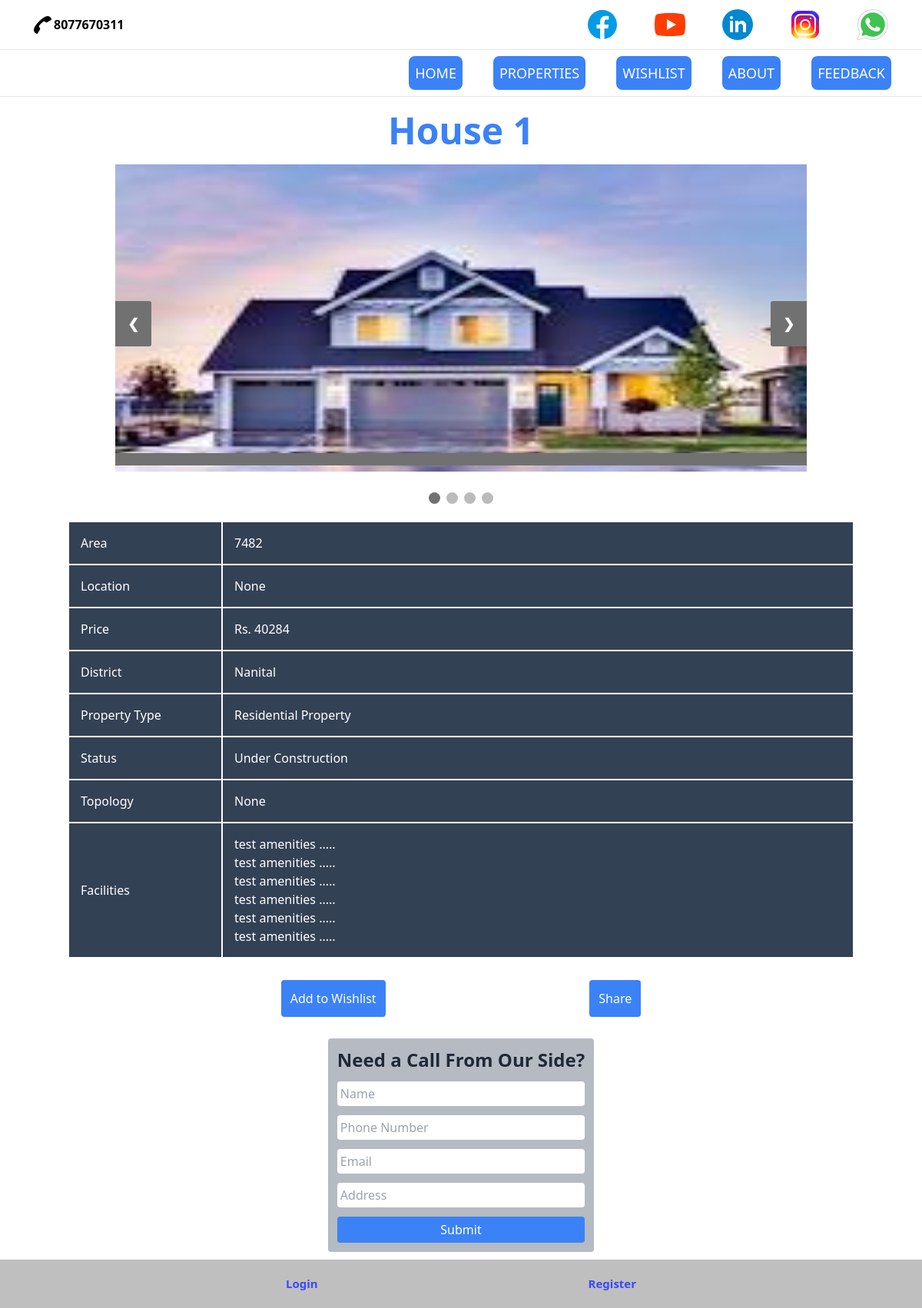
The app's page /property?id=1 with its own data.
### mainapp/models.py (models this page shows, shortened)
class properties_detail(models.Model):
    name = models.CharField(max_length=255, blank=True, null=True)
    description = models.TextField(null=True, blank=True)
    poster = models.ImageField(upload_to=property_poster_path, null=True, blank=True)
    location = models.CharField(max_length=255, blank=True, null=True)
    status = models.CharField(max_length=255,choices=status_choices, blank=True, default="Ready to Move", null=True)
    price = models.CharField(max_length=255, null=True, blank=True)
    price_from = models.CharField(max_length=255, null=True, blank=True)
    price_to = models.CharField(max_length=255, null=True, blank=True)
    area = models.CharField(max_length=255, blank=True, null=True)
    district = models.CharField(max_length=255,choices=district_choices, blank=True, null=True)
    pin_code = models.CharField(max_length=255, blank=True, null=True)
    other_facilities = models.TextField(blank=True, null=True)
    residential_property = models.BooleanField(default=False)
    residential_property_type = models.CharField(max_length=255,choices=residential_property_type_choices, blank=True, null=True)
    commercial_property = models.BooleanField(default=False)
    commercial_property_type = models.CharField(max_length=255,choices=commercial_property_type_choices, blank=True, null=True)
    our_property = models.BooleanField(default=True)
    out_property_type = models.CharField(max_length=255, blank=True, null=True)
    featured_property = models.BooleanField(default=False)
    numbered_property = models.BooleanField(default=False)
    property_number = models.IntegerField(null=True, blank=True, unique=True)
    bathroom = models.CharField(max_length=255, blank=True, null=True)
    kitchen = models.CharField(max_length=255, blank=True, null=True)
    bedroom = models.CharField(max_length=255, blank=True, null=True)
    owner_name = models.CharField(max_length=255, blank=True, null=True)
    owner_address = models.CharField(max_length=255, blank=True, null=True)
    owner_phone = models.CharField(max_length=255, blank=True, null=True)
    owner_discription = models.CharField(max_length=1000, blank=True, null=True)
    owner_discription = models.CharField(max_length=1000, blank=True, null=True)

class properties_image(models.Model):
    pd = models.ForeignKey(properties_detail, related_name='properties_img', on_delete=models.CASCADE)
    image = models.ImageField(upload_to=property_images_path, blank=True)
    img_caption = models.CharField(max_length=255, blank=True)

### mainapp/views.py (the view, shortened to what this page needs)
# urls.py: path('property', views.property, name='property'),
def property(request):
    context = {}
    property_id = request.GET.get('id')
    properties = properties_detail.objects.get(id=property_id)
    properties_img = properties.properties_img.all()
    user_form = intrested_user_form()
    context["user_form"] = user_form
    context["title"] = properties.name
    context["properties_images"] = properties_img
    context["properties_detail"] = properties
    context['amenities'] = properties.other_facilities.split('\n')
    return render(request, 'mainapp/property.html', context)

### mainapp/forms.py
class intrested_user_form(forms.ModelForm):
    class Meta:
        model = intrested_user
        exclude = ['pd']

### mainapp/templates/mainapp/property.html (shortened to what this page needs)
{% extends 'base.html' %}
{% block content %}
<h1 class="text-5xl text-blue-500 text-center my-5 font-bold">{{properties_detail.name}}</h1>
<div class="container mx-auto">
    <div style="display: flex; justify-content:space-evenly">
        <div class="image-slider" style="width: 900px;">
            <div class="slideshow-container">
                {% for i in properties_images %}
                <div class="mySlides fade slider-image" style="width: 100%; overflow: hidden; align-items: center;">
                    <img src="{{i.image.url}}" style="width:100%; height: 100%;">
                    <div class="text">{{i.img_caption}}</div>
                </div>
                {% endfor %}
                <a class="prev" onclick="plusSlides(-1)">&#10094;</a>
                <a class="next" onclick="plusSlides(1)">&#10095;</a>
            </div>
            <br>
            <div style="text-align:center" id="images-dot">
                {% for i in properties_images %}
                <span class="dot"></span>
                {% endfor %}
            </div>
        </div>
    </div>
    <div class="properties-details  text-white my-4 flex justify-center">
        <table class="rounded bg-slate-700" style="width: 100%;">
            <tbody>
                <tr>
                    <td style="width:200px">Area </td>
                    <td>{{properties_detail.area}}</td>
                </tr>
                <tr>
                    <td>Location </td>
                    <td>{{properties_detail.location}}</td>
                </tr>
                <tr>
                    <td>Price </td>
                    <td>Rs. {% if properties_detail.price == NULL %}{{properties_detail.price_from}} - {{properties_detail.price_to}}{% else %}{{properties_detail.price}}{% endif %}
                    </td>
                </tr>
                <tr>
                    <td>District </td>
                    <td>{{properties_detail.district}}</td>
                </tr>
                <tr>
                    <td>Property Type</td>
                    <td>{% if properties_detail.commercial_property %}Commercial Property {% else %} {% if properties_detail.residential_property %} Residential Property {% endif %}{% endif %}</td>
                </tr>
                <tr>
                    <td>Status</td>
                    <td>{{properties_detail.status}}</td>
                </tr>
                <tr>
                    <td>Topology</td>
                    <td>{% if properties_detail.commercial_property %}{{properties_detail.commercial_property_type}} {% else %} {% if properties_detail.residential_property %} {{properties_detail.residential_property_type}}{% endif %}{% endif %}</td>
                </tr>
                <tr>
                    <td>Facilities </td>
                    <td>{% for i in amenities %}{{i}}<br> {% endfor %}</td>
                </tr>
            </tbody>
        </table>
    </div>
    <div class="property-function p-3 mb-4 flex justify-evenly">
        {% if property_wishlisted %}
        <div class="bg-blue-500 text-white p-3 rounded hover:bg-gray-700">Already Wishlisted</div>
        {% else %}
        <form action="" method="post">
            <input type="submit" value="Add to Wishlist" class="bg-blue-500 text-white p-3 rounded hover:bg-blue-700"></form>
        {% endif %}
        <button class="bg-blue-500 text-white p-3 rounded hover:bg-blue-700" id="share-btn">Share</button>
    </div>
    <div class="mobile-intrested bg-gray-400 bg-opacity-75 w-fit p-3 rounded mx-auto" style="height: fit-content;">
        <span class="text-2xl text-gray-800 font-semibold">Need a Call From Our Side?</span>
        <form method="post" class="flex flex-col space-y-3">
            <input type="text" name="name" placeholder="Name" class="p-1 rounded">
            <input type="tel" name="phone_no" placeholder="Phone Number" class="p-1 rounded">
            <input type="text" name="email" placeholder="Email" class="p-1 rounded">
            <input type="text" name="address" placeholder="Address" class="p-1 rounded">
            <input type="submit" style="padding: 5px;" class="bg-blue-500 text-white rounded hover:bg-blue-700">
        </form>
    </div>
</div>
{% endblock %}

### static/css/index.css (style rules this page uses)
*,:before,:after { box-sizing:border-box;border-width:0;border-style:solid;border-color:#e5e7eb }
:before,:after { --tw-content: "" }
html { line-height:1.5;-webkit-text-size-adjust:100%;-moz-tab-size:4;-o-tab-size:4;tab-size:4;font-family:ui-sans-serif,system-ui,-apple-system,BlinkMacSystemFont,Segoe UI,Roboto,Helvetica Neue,Arial,Noto Sans,sans-serif,"Apple Color Emoji","Segoe UI Emoji",Segoe UI Symbol,"Noto Color Emoji" }
body { margin:0;line-height:inherit }
h1,h2,h3,h4,h5,h6 { font-size:inherit;font-weight:inherit }
a { color:inherit;text-decoration:inherit }
table { text-indent:0;border-color:inherit;border-collapse:collapse }
button,input,optgroup,select,textarea { font-family:inherit;font-size:100%;font-weight:inherit;line-height:inherit;color:inherit;margin:0;padding:0 }
button,select { text-transform:none }
button,[type=button],[type=reset],[type=submit] { -webkit-appearance:button;background-color:transparent;background-image:none }
blockquote,dl,dd,h1,h2,h3,h4,h5,h6,hr,figure,p,pre { margin:0 }
input::placeholder,textarea::placeholder { opacity:1;color:#9ca3af }
button,[role=button] { cursor:pointer }
img,svg,video,canvas,audio,iframe,embed,object { display:block;vertical-align:middle }
img,video { max-width:100%;height:auto }
*,:before,:after { --tw-border-spacing-x: 0;--tw-border-spacing-y: 0;--tw-translate-x: 0;--tw-translate-y: 0;--tw-rotate: 0;--tw-skew-x: 0;--tw-skew-y: 0;--tw-scale-x: 1;--tw-scale-y: 1;--tw-pan-x: ;--tw-pan-y: ;--tw-pinch-zoom: ;--tw-scroll-snap-strictness: proximity;--tw-ordinal: ;--tw-slashed-zero: ;--tw-numeric-figure: ;--tw-numeric-spacing: ;--tw-numeric-fraction: ;--tw-ring-inset: ;--tw-ring-offset-width: 0px;--tw-ring-offset-color: #fff;--tw-ring-color: rgb(59 130 246 / .5);--tw-ring-offset-shadow: 0 0 #0000;--tw-ring-shadow: 0 0 #0000;--tw-shadow: 0 0 #0000;--tw-shadow-colored: 0 0 #0000;--tw-blur: ;--tw-brightness: ;--tw-contrast: ;--tw-grayscale: ;--tw-hue-rotate: ;--tw-invert: ;--tw-saturate: ;--tw-sepia: ;--tw-drop-shadow: ;--tw-backdrop-blur: ;--tw-backdrop-brightness: ;--tw-backdrop-contrast: ;--tw-backdrop-grayscale: ;--tw-backdrop-hue-rotate: ;--tw-backdrop-invert: ;--tw-backdrop-opacity: ;--tw-backdrop-saturate: ;--tw-backdrop-sepia: }
.my-5 { margin-top:1.25rem;margin-bottom:1.25rem }
.mx-auto { margin-left:auto;margin-right:auto }
.flex { display:flex }
.flex-col { flex-direction:column }
.justify-center { justify-content:center }
.justify-evenly { justify-content:space-evenly }
.bg-blue-500 { --tw-bg-opacity: 1;background-color:rgb(59 130 246 / var(--tw-bg-opacity)) }
.p-1 { padding:.25rem }
.p-3 { padding:.75rem }
.text-center { text-align:center }
.text-2xl { font-size:1.5rem;line-height:2rem }
.text-5xl { font-size:3rem;line-height:1 }
.font-bold { font-weight:700 }
.text-white { --tw-text-opacity: 1;color:rgb(255 255 255 / var(--tw-text-opacity)) }
* { transition: all .1s ease-in; }
.container { width:100% }
@media (min-width: 640px) { .container { max-width:640px } }
@media (min-width: 768px) { .container { max-width:768px } }
@media (min-width: 1024px) { .container { max-width:1024px } }
.my-4 { margin-top:1rem;margin-bottom:1rem }
.mb-4 { margin-bottom:1rem }
.w-fit { width:-moz-fit-content;width:fit-content }
.space-y-3>:not([hidden])~:not([hidden]) { --tw-space-y-reverse: 0;margin-top:calc(.75rem * calc(1 - var(--tw-space-y-reverse)));margin-bottom:calc(.75rem * var(--tw-space-y-reverse)) }
.rounded { border-radius:.25rem }
.bg-slate-700 { --tw-bg-opacity: 1;background-color:rgb(51 65 85 / var(--tw-bg-opacity)) }
.bg-gray-400 { --tw-bg-opacity: 1;background-color:rgb(156 163 175 / var(--tw-bg-opacity)) }
.bg-opacity-75 { --tw-bg-opacity: .75 }
.font-semibold { font-weight:600 }
.text-blue-500 { --tw-text-opacity: 1;color:rgb(59 130 246 / var(--tw-text-opacity)) }
.text-gray-800 { --tw-text-opacity: 1;color:rgb(31 41 55 / var(--tw-text-opacity)) }

### records on screen
properties_detail: name "House 1", area "7482", location "None", price "40284", district "Nanital", status "Under Construction", residential_property_type "None"
properties_image: image (picture)

### other values on screen
{{ i }} "test amenities ....." "test amenities ....." "test amenities ....." "test amenities ....." "test amenities ....." "test amenities ....."
